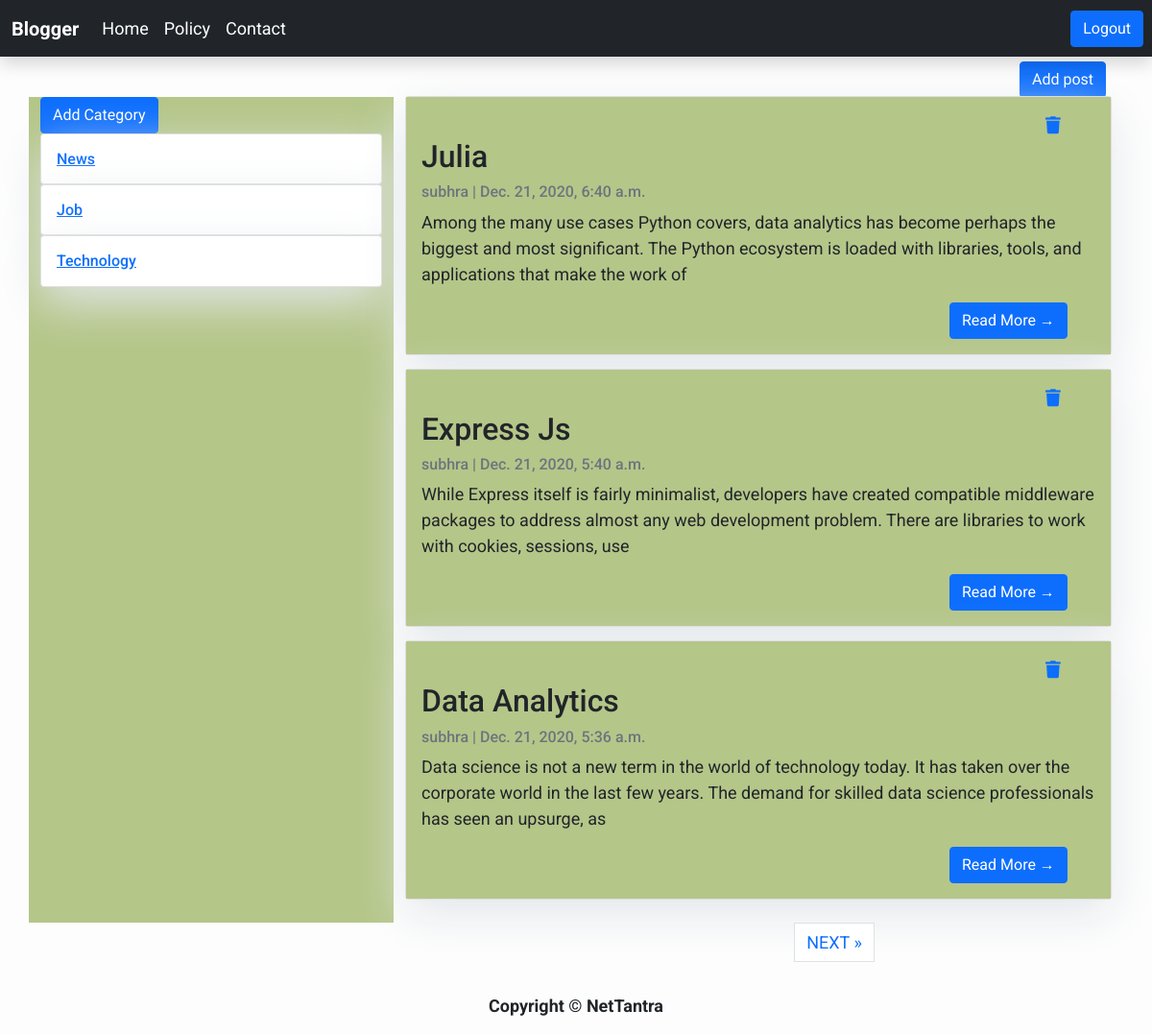
Screenshot of / (signed in) with the database file from the repository.
### blog/models.py (models this page shows)
class Post(models.Model):
    title = models.CharField(max_length=200, unique=True)
    slug = models.SlugField(max_length=200, unique=True,blank=True,null=True)
    author = models.ForeignKey(User, on_delete= models.CASCADE,related_name='blog_posts')
    updated_on = models.DateTimeField(auto_now= True)
    content = models.TextField()
    created_on = models.DateTimeField(auto_now_add=True)
    status = models.IntegerField(choices=STATUS, default=0)
    category = models.CharField(max_length=200,blank=True,null=True)

### blog/views.py (the view)
# urls.py: path('', views.PostList.as_view(), name='home'),
class PostList(generic.ListView):
    queryset = Post.objects.filter(status=1).order_by('-created_on')
    template_name = 'index.html'
    paginate_by = 3

### blog/templates/index.html (shortened to what this page needs)
{% extends "base.html" %}
{% block content %}
<div class="container">
    <div class="row">
            <div class="col-sm-4" style="background-color: #B5C689; margin-top: 42px;">
                <button type="button" class="btn btn-primary" data-bs-toggle="modal" data-bs-target="#exampleModal">
                    Add Category
                  </button>
                  <form>
                    {% for post in post_list %}
                    <div class="card">
                        <div class="card-body">
                            <h6 class="card-text"><a href="{% url 'category' post.category  %}" >{{post.category}}</a></h6>
                        </div>
                    </div>
                {% endfor %}
            </div>
        <div class="col-sm-8 mt-4 left">
            <a href="{%url 'blogpost' %}"><button type="submit" class="btn btn-primary" style="margin-left: 640px; margin-top: -30px;">Add post</button></a>
            {% for post in post_list %}
                <div class="card mb-4" style="margin-top: -10px;">
                    <div class="card-body" style="background-color: #B5C689;">
                        <a href="{% url 'delete' post.id  %}"><i class="fa fa-trash" aria-hidden="true" style="margin-left:650px;"></i></a>
                        <h2 class="card-title">{{ post.title }}</h2>
                        <p class="card-text text-muted h6">{{ post.author }} | {{ post.created_on}} </p>
                        <p class="card-text">{{post.content|slice:":200" }}</p>
                        <a href="{% url 'post_detail' post.slug  %}" class="btn btn-primary" style="margin-left:550px;">Read More &rarr;</a>
                    </div>
                </div>
            {% endfor %}
        </div>
        <ul class="pagination justify-content-center" style="padding-left:550px;" >
    {% if page_obj.has_next %}
    <li><a href="?page={{ page_obj.next_page_number }}" class="page-link"> NEXT &raquo;</a></li>
    {% endif %}
</ul>
    </div>
</div>
{% endblock %}

### blog/templates/base.html (style rules this page uses)
body { font-family: "Oswald", sans-serif; font-size: 17px; background-color: #fdfdfd; }
.card { box-shadow: 0 16px 48px #E3E7EB; }

### blog/templates/index.html (style rules this page uses)
body { font-family: "Roboto", sans-serif; font-size: 18px; background-color: #fdfdfd; }
.card { box-shadow: 0 16px 48px #E3E7EB; }

### rows the page displays
Post: category "News", title "Julia", author "subhra", created_on "Dec. 21, 2020, 6:40 a.m.", content "Among the many use cases Python covers, data analytics has become perhaps the biggest and most significant. The Python ecosystem is loaded with libraries, tools, and applications that make the work of"
Post: category "Job", title "Express Js", author "subhra", created_on "Dec. 21, 2020, 5:40 a.m.", content "While Express itself is fairly minimalist, developers have created compatible middleware packages to address almost any web development problem. There are libraries to work with cookies, sessions, use"
Post: category "Technology", title "Data Analytics", author "subhra", created_on "Dec. 21, 2020, 5:36 a.m.", content "Data science is not a new term in the world of technology today. It has taken over the corporate world in the last few years. The demand for skilled data science professionals has seen an upsurge, as"
